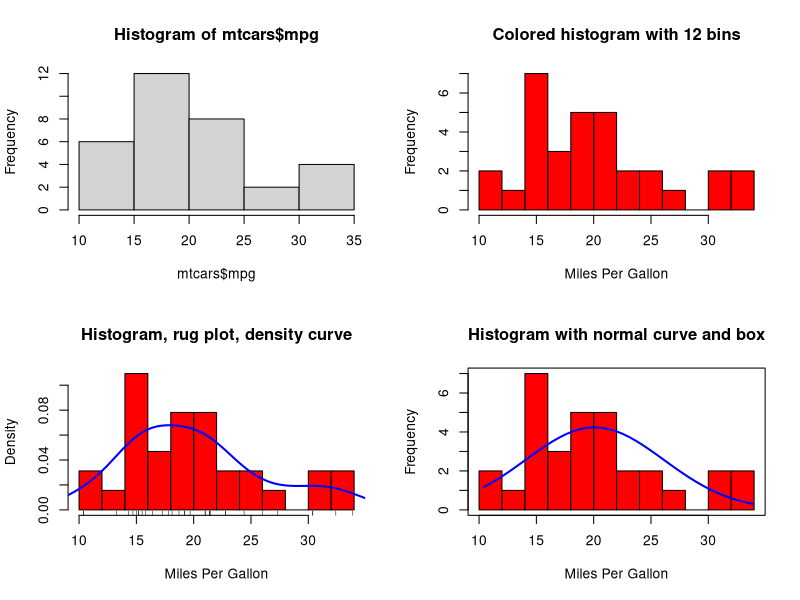

Source code (R):
#
# R in action (2 ed.)
#

#
# Histograms
#

par(mfrow=c(2,2))

# Simple

hist(mtcars$mpg)

# With specified bins and colors

hist(mtcars$mpg,                 
     breaks=12,    
     col="red",    
     xlab="Miles Per Gallon",    
     main="Colored histogram with 12 bins")
  
# With a rug plot

hist(mtcars$mpg,                     
     freq=FALSE,    
     breaks=12,    
     col="red",    
     xlab="Miles Per Gallon",    
     main="Histogram, rug plot, density curve")    
rug(jitter(mtcars$mpg))    
lines(density(mtcars$mpg), col="blue", lwd=2)  

# With a normal curve and frame

x <- mtcars$mpg                        
h<-hist(x,
        breaks=12,    
        col="red",    
        xlab="Miles Per Gallon",    
        main="Histogram with normal curve and box")    

xfit<-seq(min(x), max(x), length=40)    

yfit<-dnorm(xfit, mean=mean(x), sd=sd(x))    
yfit <- yfit*diff(h$mids[1:2])*length(x)    

lines(xfit, yfit, col="blue", lwd=2)    
box() 

